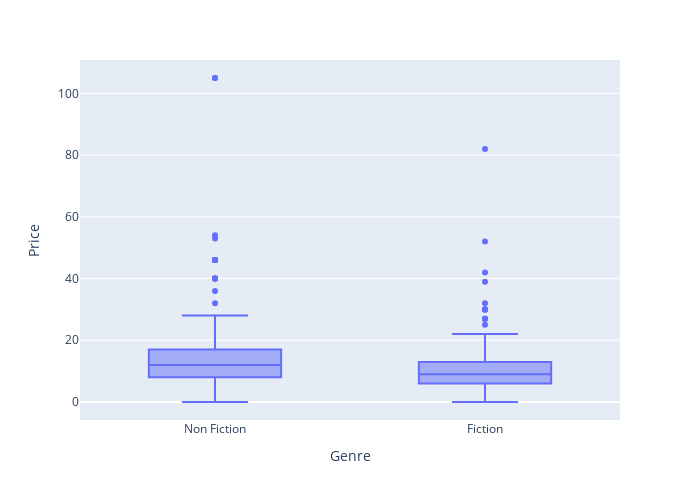

Source (notebook cell):
### Code cell
from turtle import width

px.box(data_frame=books_df,x=books_df['Genre'],y=books_df['Price'],width=700,height=500)

### Figure 1 — Plotly figure (JSON) as saved in the notebook; plotly's stock layout.template omitted (floating-point values rounded to 4 significant figures; data arrays with more than 128 entries replaced by an {"elided": "..."} marker saying what was removed)
{"data": [{"alignmentgroup": "True", "hovertemplate": "Genre=%{x}<br>Price=%{y}<extra></extra>", "legendgroup": "", "marker": {"color": "#636efa"}, "name": "", "notched": false, "offsetgroup": "", "orientation": "v", "showlegend": false, "type": "box", "x": {"elided": "550 str values"}, "x0": " ", "xaxis": "x", "y": {"elided": "550 int values"}, "y0": " ", "yaxis": "y"}], "layout": {"boxmode": "group", "height": 500, "legend": {"tracegroupgap": 0}, "margin": {"t": 60}, "width": 700, "xaxis": {"anchor": "y", "domain": [0, 1], "title": {"text": "Genre"}}, "yaxis": {"anchor": "x", "domain": [0, 1], "title": {"text": "Price"}}}}
